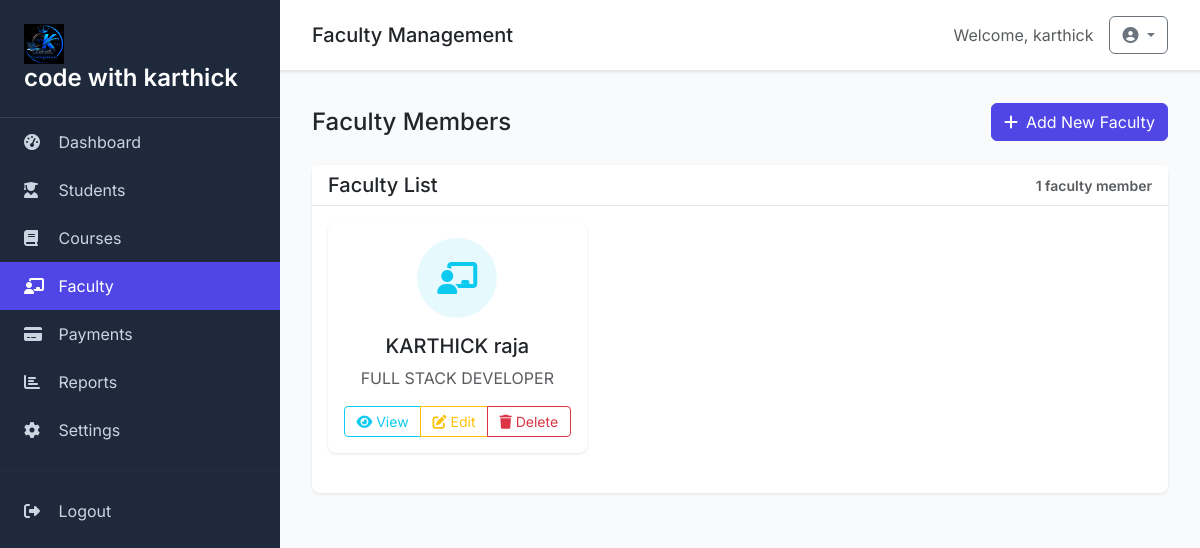
The page /faculty/ (signed in) on the database its author committed.
### myapp/models.py (models this page shows, shortened)
class SiteSetting(models.Model):
    site_name = models.CharField(max_length=200, default='Student Management System')
    logo = models.ImageField(upload_to='logos/', blank=True, null=True)
    footer_text = models.TextField(blank=True, null=True)
    created_at = models.DateTimeField(auto_now_add=True)
    updated_at = models.DateTimeField(auto_now=True)
    class Meta:
        verbose_name = 'Site Setting'
        verbose_name_plural = 'Site Settings'

class Faculty(models.Model):
    first_name = models.CharField(max_length=50)
    last_name = models.CharField(max_length=50)
    subject = models.CharField(max_length=100)
    class Meta:
        verbose_name_plural = "Faculties"

### myapp/views.py (the view)
# urls.py: path('faculty/', views.faculty_list, name='faculty_list'),
@login_required
def faculty_list(request):
    faculties = Faculty.objects.all()
    settings = SiteSetting.objects.first()
    return render(request, "faculty/list.html", {
        "faculties": faculties,
        "settings": settings
    })

### templates/faculty/list.html (shortened to what this page needs)
{% extends 'base.html' %}
{% block page_title %}Faculty Management{% endblock %}
{% block content %}
<div class="row mb-4">
    <div class="col-12">
        <div class="d-flex justify-content-between align-items-center">
            <h4 class="mb-0">Faculty Members</h4>
            <a href="{% url 'faculty_add' %}" class="btn btn-primary">
                <i class="fas fa-plus me-2"></i>Add New Faculty
            </a>
        </div>
    </div>
</div>
<div class="row">
    <div class="col-12">
        <div class="card">
            <div class="card-header d-flex justify-content-between align-items-center">
                <h5 class="mb-0">Faculty List</h5>
                <small class="text-muted">{{ faculties|length }} faculty member{{ faculties|length|pluralize }}</small>
            </div>
            <div class="card-body">
                {% if faculties %}
                    <div class="row">
                        {% for faculty in faculties %}
                        <div class="col-lg-4 col-md-6 mb-4">
                            <div class="card h-100 faculty-card">
                                <div class="card-body text-center">
                                    <div class="bg-info bg-opacity-10 rounded-circle mx-auto mb-3 d-flex align-items-center justify-content-center"
                                         style="width: 80px; height: 80px;">
                                        <i class="fas fa-chalkboard-teacher fa-2x text-info"></i>
                                    </div>
                                    <h5 class="card-title">{{ faculty.first_name }} {{ faculty.last_name }}</h5>
                                    <p class="text-muted mb-3">{{ faculty.subject }}</p>
                                    <div class="btn-group w-100">
                                        <a href="{% url 'faculty_detail' faculty.pk %}" class="btn btn-outline-info btn-sm">
                                            <i class="fas fa-eye"></i> View
                                        </a>
                                        <a href="{% url 'faculty_update' faculty.pk %}" class="btn btn-outline-warning btn-sm">
                                            <i class="fas fa-edit"></i> Edit
                                        </a>
                                        <a href="{% url 'faculty_delete' faculty.pk %}" class="btn btn-outline-danger btn-sm"
                                           onclick="return confirm('Are you sure you want to delete this faculty member?')">
                                            <i class="fas fa-trash"></i> Delete
                                        </a>
                                    </div>
                                </div>
                            </div>
                        </div>
                        {% endfor %}
                    </div>
                {% endif %}
            </div>
        </div>
    </div>
</div>
{% endblock %}

### templates/base.html (shortened to what this page needs)
<!DOCTYPE html>
{% load static %}
<html lang="en">
<head>
    <link href="https://cdn.jsdelivr.net/npm/bootstrap@5.3.0/dist/css/bootstrap.min.css" rel="stylesheet">
    <link href="https://cdnjs.cloudflare.com/ajax/libs/font-awesome/6.4.0/css/all.min.css" rel="stylesheet">
</head>
<body>
    <div class="sidebar">
        <div class="sidebar-brand">
            {% if settings.logo %}
                <img src="{{ settings.logo.url }}" alt="Logo" height="40" class="me-2">
            {% endif %}
            <h4>{{ settings.site_name|default:'SMS' }}</h4>
        </div>
        <nav class="nav flex-column">
            <a class="nav-link {% if request.resolver_match.url_name == 'dashboard' %}active{% endif %}" href="{% url 'dashboard' %}">
                <i class="fas fa-tachometer-alt"></i> Dashboard
            </a>
            <a class="nav-link {% if 'student' in request.resolver_match.url_name %}active{% endif %}" href="{% url 'student_list' %}">
                <i class="fas fa-user-graduate"></i> Students
            </a>
            <a class="nav-link {% if 'course' in request.resolver_match.url_name %}active{% endif %}" href="{% url 'course_list' %}">
                <i class="fas fa-book"></i> Courses
            </a>
            <a class="nav-link {% if 'faculty' in request.resolver_match.url_name %}active{% endif %}" href="{% url 'faculty_list' %}">
                <i class="fas fa-chalkboard-teacher"></i> Faculty
            </a>
            <a class="nav-link {% if 'payment' in request.resolver_match.url_name %}active{% endif %}" href="{% url 'payment_list' %}">
                <i class="fas fa-credit-card"></i> Payments
            </a>
            <a class="nav-link {% if request.resolver_match.url_name == 'reports' %}active{% endif %}" href="{% url 'reports' %}">
                <i class="fas fa-chart-bar"></i> Reports
            </a>
            <a class="nav-link {% if request.resolver_match.url_name == 'settings' %}active{% endif %}" href="{% url 'settings' %}">
                <i class="fas fa-cog"></i> Settings
            </a>
            <hr class="my-3" style="border-color: #374151;">
            <a class="nav-link" href="{% url 'logout' %}">
                <i class="fas fa-sign-out-alt"></i> Logout
            </a>
        </nav>
    </div>
    <div class="main-content">
        <div class="topbar d-flex justify-content-between align-items-center">
            <h5 class="mb-0">{% block page_title %}Dashboard{% endblock %}</h5>
            <div class="d-flex align-items-center">
                <span class="text-muted me-3">Welcome, {{ user.get_full_name|default:user.username }}</span>
                <div class="dropdown">
                    <button class="btn btn-outline-secondary dropdown-toggle" type="button" data-bs-toggle="dropdown">
                        <i class="fas fa-user-circle"></i>
                    </button>
                </div>
            </div>
        </div>
        {% block content %}{% endblock %}
    </div>
</body>
</html>

### templates/base.html (style rules this page uses)
:root { --primary-color: #4f46e5; --secondary-color: #6366f1; --success-color: #10b981; --danger-color: #ef4444; --warning-color: #f59e0b; --info-color: #3b82f6; --dark-color: #1f2937; --light-color: #f9fafb; --sidebar-bg: #1e293b; --sidebar-text: #cbd5e1; }
body { font-family: 'Inter', sans-serif; background-color: var(--light-color); }
.sidebar { background: var(--sidebar-bg); min-height: 100vh; position: fixed; top: 0; left: 0; width: 280px; z-index: 1000; transition: all 0.3s ease; }
.sidebar-brand { padding: 1.5rem; border-bottom: 1px solid #374151; }
.sidebar-brand h4 { color: white; margin: 0; font-weight: 600; }
.nav-link { color: var(--sidebar-text) !important; padding: 0.75rem 1.5rem; border-radius: 0; transition: all 0.3s ease; }
.nav-link:hover, .nav-link.active { background: var(--primary-color); color: white !important; }
.nav-link i { width: 20px; margin-right: 10px; }
.main-content { margin-left: 280px; padding: 2rem; }
.topbar { background: white; padding: 1rem 2rem; margin: -2rem -2rem 2rem -2rem; box-shadow: 0 1px 3px rgba(0,0,0,0.1); border-bottom: 1px solid #e5e7eb; }
.card { border: none; box-shadow: 0 1px 3px rgba(0,0,0,0.1); border-radius: 8px; }
.card-header { background: white; border-bottom: 1px solid #e5e7eb; font-weight: 600; }
.btn-primary { background: var(--primary-color); border-color: var(--primary-color); }

### templates/faculty/list.html (style rules this page uses)
.faculty-card { transition: transform 0.2s ease, box-shadow 0.2s ease; }

### rows shown on the page
SiteSetting: logo (picture), site_name "code with karthick"
Faculty: first_name "KARTHICK", last_name "raja", subject "FULL STACK DEVELOPER"

### other values the page prints
{{ user.get_full_name|default:user.username }} "karthick"
{{ faculties|length }} "1"
